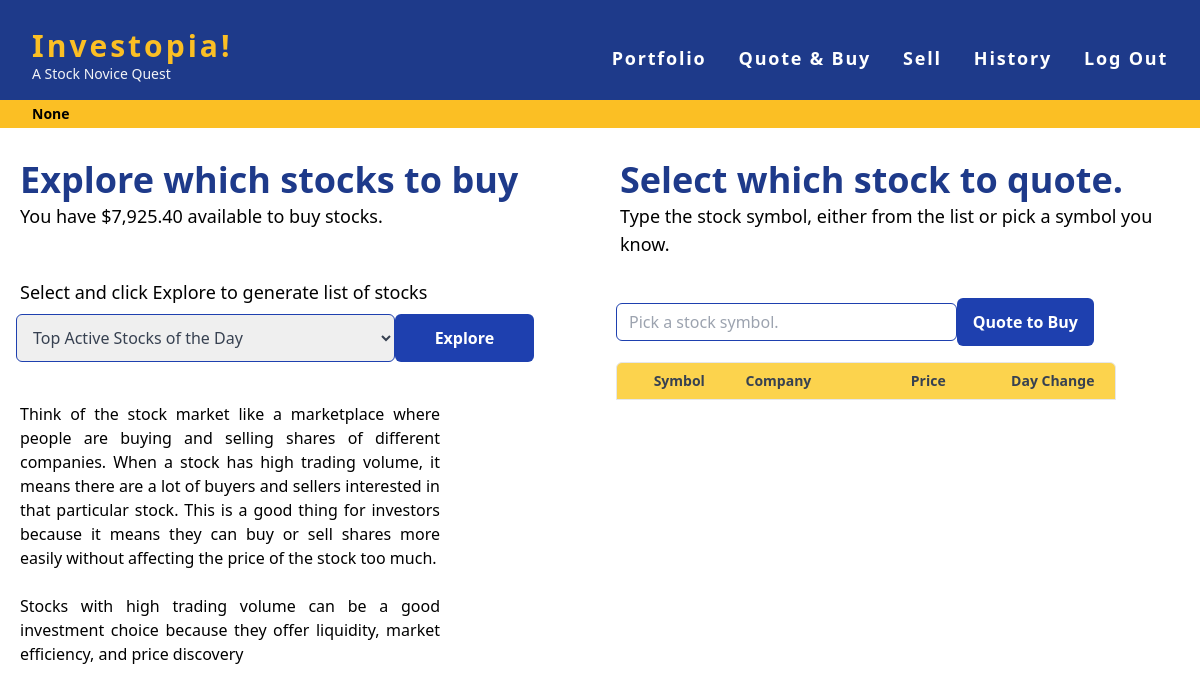
Page /quote (signed in) on the earlier database version.
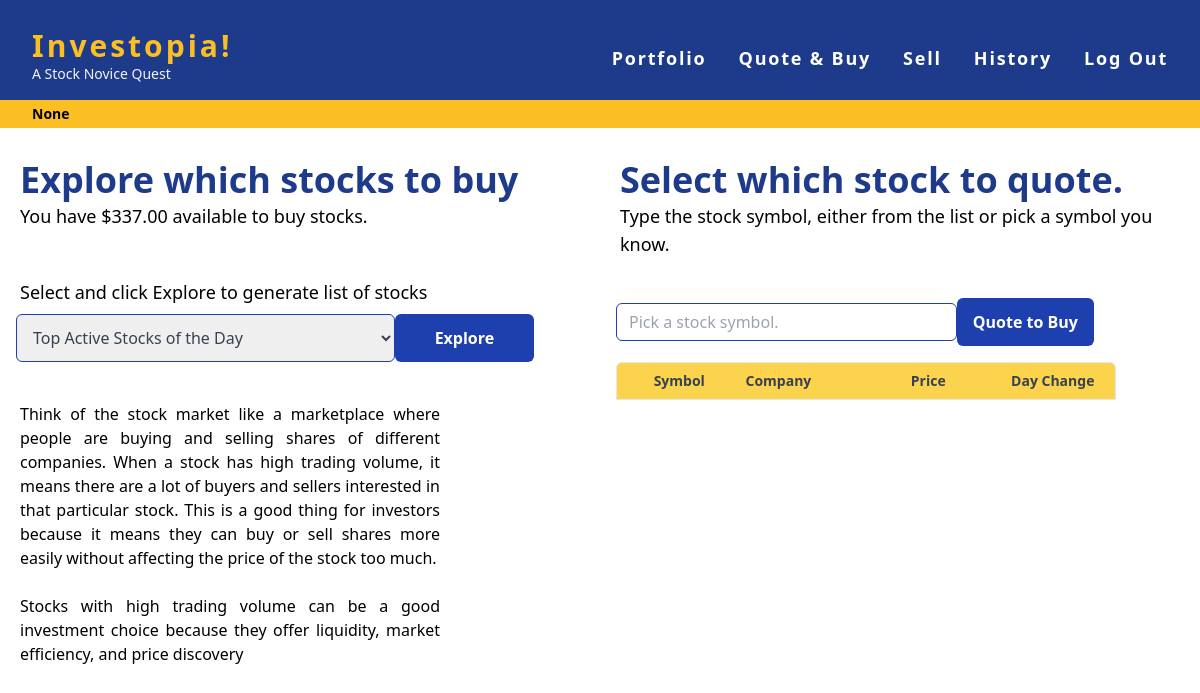
Same page on the later database version.
### app.py (models this page shows, shortened)
class cash_running_bal(db.Model):
    c_bal_id = db.Column(db.Integer, primary_key=True)
    user_id = db.Column(db.Integer)
    txn_id = db.Column(db.Integer)
    txn_date = db.Column(db.Date)
    amount_change = db.Column(db.Integer, nullable=False)
    cash_end_bal = db.Column(db.Integer, nullable=False)

### app.py (the view)
@fin_app.route("/quote", methods=["GET", "POST"])
@login_required
def quote():
    current_user = session["user_id"]
    current_cash = inquire_latest_cash(current_user)
    if request.method == "POST":
        symbol = request.form.get("symbol")
        symbol_details = lookup(symbol)
        if not symbol or not symbol_details:
            return apology("Invalid symbol")
        price = symbol_details["price"]
        company = symbol_details["name"]
        volume = symbol_details["volume"]
        marketCap = int(symbol_details["marketCap"])
        company_info = company_lookup(symbol)
        description = company_info["description"]
        industry = company_info["industry"]
        sector = company_info["sector"]
        exchange = company_info["exchange"]
        website = company_info["website"]
        return render_template("quote.html", isMarketOpen=MARKET_STATUS, symbol=symbol, company=company, price=price, description=description, industry=industry, sector=sector, marketCap=marketCap, volume=volume, website=website, exchange=exchange, current_cash=current_cash)
    else:
        return render_template("quote.html", isMarketOpen=MARKET_STATUS, current_cash=current_cash)

### app.py (called while the page is built)
def inquire_latest_cash(current_user):
    cash_query = text(
        "SELECT cash_end_bal FROM cash_running_bal WHERE user_id = :user_id AND c_bal_id = (SELECT MAX(c_bal_id) FROM cash_running_bal WHERE user_id = :user_id)")
    cash_latest_bal = db.session.execute(
        cash_query, {'user_id': current_user}).fetchone()
    current_cash = float(cash_latest_bal[0])
    return current_cash

@fin_app.after_request
def after_request(response):
    response.headers["Cache-Control"] = "no-cache, no-store, must-revalidate"
    response.headers["Expires"] = 0
    response.headers["Pragma"] = "no-cache"
    return response

### helpers.py (called while the page is built)
def login_required(f):
    @wraps(f)
    def decorated_function(*args, **kwargs):
        if session.get("user_id") is None:
            return redirect("/login")
        return f(*args, **kwargs)
    return decorated_function

def usd(value):
    return f"${value:,.2f}"

### templates/quote.html (shortened to what this page needs)
{% extends "layout.html" %}
{% block main %}
<div class="mt-36 md:mt-40 flex flex-col md:flex-row justify-between items-center md:items-start">
  <div class="section w-full mb-5">
    <div class="flex-col-2">
      <h2 class="mx-5 text-2xl md:text-4xl font-semibold text-blue-900 items-left mb-0.5">Explore which stocks to buy</h2>
      <p class="mx-5 text-sm md:text-md lg:text-lg font-light">You have <strong>{{ current_cash|usd }}</strong> available to buy stocks. </p>
    </div>
    <form action="/explore" method="post" class="mx-auto my-10">
      <p class="mx-5 py-2 text-sm md:text-md lg:text-lg font-light">Select and click <strong>Explore</strong> to generate list of stocks </p>
      <div class="flex mb-3 mx-4">
          <select
            id="exploreSelect"
            name="explore"
            class="text-sm md:text-base form-select border-blue-800 border rounded-l-md py-2 px-3 rounded-md text-gray-700 leading-tight focus:outline-none focus:shadow-outline w-4/5 md:w-2/3"
          >
            <option value="mostactive" {% if selected == "mostactive" %} selected {% endif %}>Top Active Stocks of the Day </option>
          </select>
        <button class="bg-blue-800 text-base hover:bg-blue-500 text-white font-bold py-3 px-6 md:px-10 rounded-md focus:outline-none focus:shadow-outline" type="submit">
          Explore
        </button>
      </div>
    </form>
    <div class="pl-5 pr-7 lg:pr-40 pb-8 text-justify text-sm md:text-base font-light">
      <p id="tip-p1">Think of the stock market like a marketplace where people are buying and selling shares of different companies. When a stock has high trading volume, it means there are a lot of buyers and sellers interested in that particular stock. This is a good thing for investors because it means they can buy or sell shares more easily without affecting the price of the stock too much.</p>
      <br>
      <p id="tip-p2">Stocks with high trading volume can be a good investment choice because they offer liquidity, market efficiency, and price discovery</p>
    </div>
  </div>
  <div class="section w-full">
    {% if not symbol %}
    <form action="/quote" method="post" class="mx-auto">
      <div class="mb-10">
        <h2 class="mx-5 text-2xl md:text-4xl font-semibold text-blue-900 items-left mb-0.5">Select which stock to quote.</h2>
        <p class="mx-5 text-sm md:text-md lg:text-lg font-light">Type the stock symbol, either from the list or pick a symbol you know. </p>
      </div>
      <div class="flex mb-3 mx-4 items-center">
        <input autocomplete="off" class="border-blue-800 border rounded-l-md py-2 px-3 rounded-md text-gray-700 leading-tight focus:outline-none focus:shadow-outline w-5/8 md:w-3/5" name="symbol" placeholder="Pick a stock symbol." type="text">
        <button class="text-sm md:text-base bg-blue-800 hover:bg-blue-500 text-white font-bold py-3 px-4 rounded-md focus:outline-none focus:shadow-outline" type="submit">
          Quote to Buy
        </button>
      </div>
    </form>
    {% endif %}
    {% if not symbol %}
    <div class="container">
      <div class="w-10/12 justify-content items-center text-sm md:text-base ">
        <div class="w-full">
          <div class="grid grid-cols-4 bg-yellow-300 border border-gray-200 rounded-t-md mx-4 text-xs md:text-sm w-full">
            <div class="w-2/8 py-2 px-1 font-bold text-center text-gray-700">Symbol</div>
            <div class="w-4/8 py-2 px-1 font-bold text-gray-700 ">Company</div>
            <div class="w-1/8 py-2 px-1 font-bold text-center text-gray-700">Price</div>
            <div class="w-1/8 py-2 px-1 font-bold text-center text-gray-700">Day Change</div>
          </div>
        </div>
      </div>
      {% endif %}
    </div>
  </div>
</div>
{% endblock %}

Differences in the rows shown:
no longer on this page (row edited): cash_running_bal: cash_end_bal "$7,925.40"
Other differences:
{{ current_cash|usd }}: (not shown) → "$337.00"
